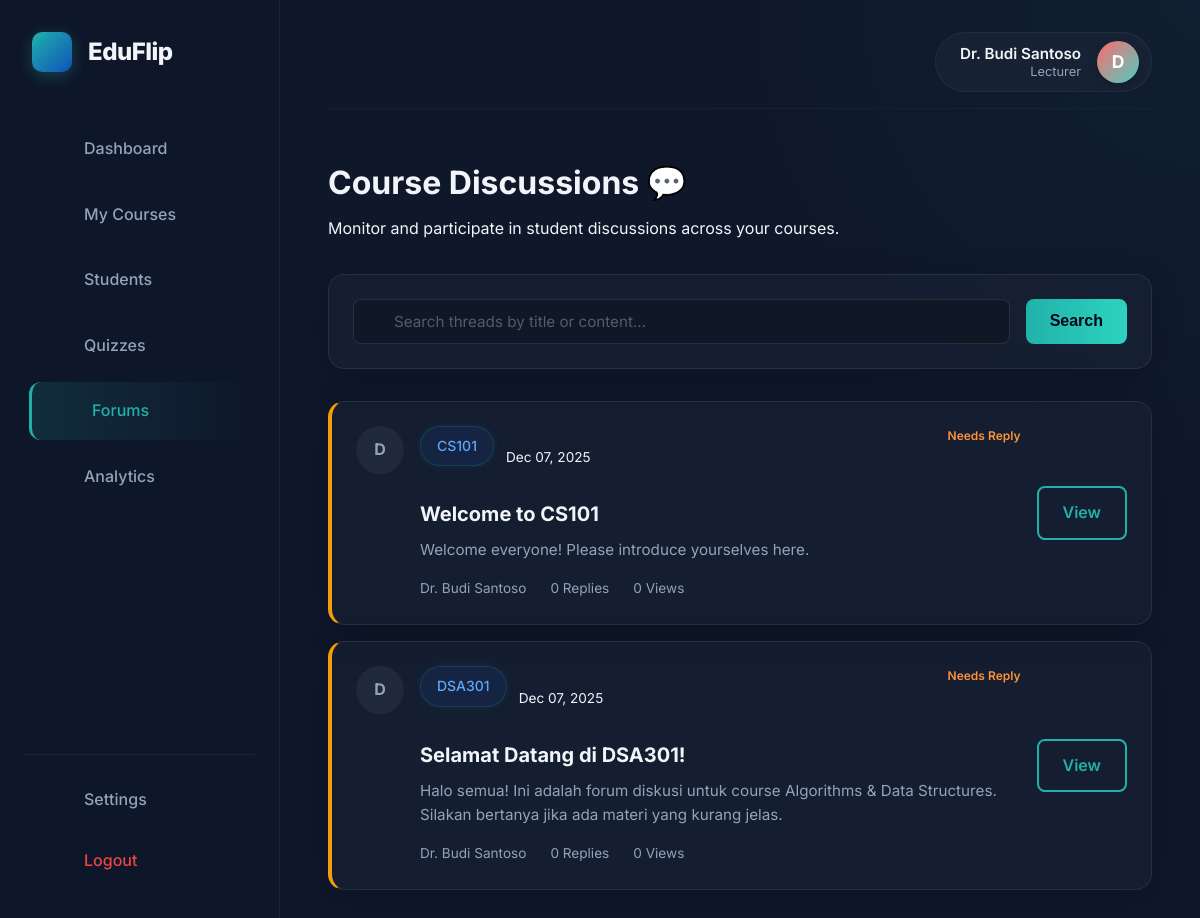
Screenshot of /web/public/dosen/forums.php (signed in) with the database file from the repository.
### tables this page shows
CREATE TABLE IF NOT EXISTS forum_threads (
    id INT AUTO_INCREMENT PRIMARY KEY,
    course_id INT NULL,
    author_id INT NOT NULL,
    title VARCHAR(255) NOT NULL,
    content TEXT NOT NULL,
    category VARCHAR(50) DEFAULT 'general',
    is_pinned TINYINT(1) DEFAULT 0,
    views INT DEFAULT 0,
    reply_count INT DEFAULT 0,
    created_at TIMESTAMP DEFAULT CURRENT_TIMESTAMP,
    FOREIGN KEY (course_id) REFERENCES courses(id) ON DELETE CASCADE,
    FOREIGN KEY (author_id) REFERENCES users(id) ON DELETE CASCADE
);

CREATE TABLE IF NOT EXISTS users (
    id INT AUTO_INCREMENT PRIMARY KEY,
    full_name VARCHAR(255) NOT NULL,
    email VARCHAR(255) NOT NULL UNIQUE,
    password_hash VARCHAR(255) NOT NULL,
    role ENUM('mahasiswa', 'dosen', 'admin') DEFAULT 'mahasiswa',
    status ENUM('active', 'pending', 'suspended') DEFAULT 'active',
    gemini_api_key VARCHAR(255) DEFAULT NULL,
    last_login DATETIME NULL,
    created_at TIMESTAMP DEFAULT CURRENT_TIMESTAMP
);

CREATE TABLE IF NOT EXISTS courses (
    id INT AUTO_INCREMENT PRIMARY KEY,
    course_code VARCHAR(50) NOT NULL,
    course_name VARCHAR(255) NOT NULL,
    description TEXT,
    thumbnail VARCHAR(255) NULL,
    category VARCHAR(100) DEFAULT 'general',
    created_by INT NOT NULL,
    created_at TIMESTAMP DEFAULT CURRENT_TIMESTAMP,
    FOREIGN KEY (created_by) REFERENCES users(id) ON DELETE CASCADE
);

### web/includes/forums.php (called while the page is built, shortened)
<?php
require_once 'config.php';
function getInstructorThreads($instructor_id, $search = '') {
    global $pdo;
    $sql = "SELECT t.*, u.full_name as author_name, c.course_code
            FROM forum_threads t
            JOIN users u ON t.author_id = u.id
            JOIN courses c ON t.course_id = c.id
            WHERE c.created_by = ?";
    $params = [$instructor_id];
    $sql .= " ORDER BY t.created_at DESC";
    $stmt = $pdo->prepare($sql);
    $stmt->execute($params);
    return $stmt->fetchAll(PDO::FETCH_ASSOC);
}
?>

### web/public/dosen/forums.php (the view, shortened to what this page needs)
<?php
require_once '../../includes/auth.php';
require_once '../../includes/forums.php';
$search = $_GET['search'] ?? '';
$threads = getInstructorThreads($_SESSION['user_id'], $search);
include 'includes/header.php';
?>
<div class="reveal-element">
    <div class="section-title-group" style="margin-bottom: 2rem;">
        <div>
            <h1 style="font-size: 2rem; margin-bottom: 0.5rem;">Course Discussions 💬</h1>
            <p class="text-muted">Monitor and participate in student discussions across your courses.</p>
        </div>
    </div>
    <div class="card reveal-element" style="padding: 1.5rem; margin-bottom: 2rem;">
        <form method="GET" style="display: flex; gap: 1rem;">
            <div style="position: relative; flex: 1;">
                <input type="text" name="search" class="form-control" style="padding-left: 2.5rem;" placeholder="Search threads by title or content..." value="<?php echo htmlspecialchars($search); ?>">
            </div>
            <button type="submit" class="btn btn-primary">Search</button>
        </form>
    </div>
    <div>
        <?php if (empty($threads)): ?>
            <div class="empty-state">
                <div style="font-size: 3rem; color: var(--text-muted); margin-bottom: 1rem;"><i class="ri-chat-off-line"></i></div>
                <h3 style="margin-bottom: 0.5rem;">No active discussions</h3>
                <p class="text-muted">Your students haven't started any discussions yet.</p>
            </div>
        <?php else: ?>
            <div style="display: flex; flex-direction: column; gap: 1rem;">
                <?php foreach ($threads as $thread): ?>
                    <div class="card" style="padding: 1.5rem; transition: var(--transition); border-left: 4px solid <?php echo $thread['reply_count'] > 0 ? 'var(--success)' : 'var(--warning)'; ?>;">
                        <div style="display: flex; gap: 1rem; align-items: flex-start;">
                            <div style="width: 48px; height: 48px; border-radius: 50%; background: rgba(255,255,255,0.05); display: flex; align-items: center; justify-content: center; font-weight: bold; color: var(--text-muted);">
                                <?php echo strtoupper(substr($thread['author_name'], 0, 1)); ?>
                            </div>
                            <div style="flex: 1;">
                                <div style="display: flex; justify-content: space-between; align-items: flex-start; margin-bottom: 0.5rem;">
                                    <div style="display: flex; align-items: center; gap: 0.75rem;">
                                        <span class="badge" style="background: rgba(37, 99, 235, 0.1); color: #60a5fa;"><?php echo htmlspecialchars($thread['course_code']); ?></span>
                                        <span class="text-muted" style="font-size: 0.85rem;"><?php echo date('M d, Y', strtotime($thread['created_at'])); ?></span>
                                    </div>
                                    <?php if ($thread['reply_count'] == 0): ?>
                                        <span style="font-size: 0.75rem; color: #fb923c; font-weight: 600;">Needs Reply</span>
                                    <?php endif; ?>
                                </div>
                                <h3 style="font-size: 1.25rem; font-weight: 700; margin-bottom: 0.5rem;">
                                    <a href="forum_detail.php?id=<?php echo $thread['id']; ?>" style="color: var(--text-main); text-decoration: none;">
                                        <?php echo htmlspecialchars($thread['title']); ?>
                                    </a>
                                </h3>
                                <p class="text-muted" style="font-size: 0.95rem; margin-bottom: 1rem; display: -webkit-box; -webkit-line-clamp: 2; -webkit-box-orient: vertical; overflow: hidden;">
                                    <?php echo strip_tags($thread['content']); ?>
                                </p>
                                <div style="display: flex; gap: 1.5rem; color: var(--text-muted); font-size: 0.85rem;">
                                    <span><i class="ri-user-line"></i> <?php echo htmlspecialchars($thread['author_name']); ?></span>
                                    <span><i class="ri-message-3-line"></i> <?php echo $thread['reply_count']; ?> Replies</span>
                                    <span><i class="ri-eye-line"></i> <?php echo $thread['views']; ?> Views</span>
                                </div>
                            </div>
                            <a href="forum_detail.php?id=<?php echo $thread['id']; ?>" class="btn btn-outline" style="align-self: center;">View</a>
                        </div>
                    </div>
                <?php endforeach; ?>
            </div>
        <?php endif; ?>
    </div>
</div>
<?php include 'includes/footer.php'; ?>

### web/public/assets/css/student.css (style rules this page uses)
:root { --sidebar-width: 280px; --header-height: 80px; }
body { background-color: var(--bg-dark); margin: 0; padding: 0; overflow-x: hidden; }
.section-title-group { display: flex; justify-content: space-between; align-items: flex-end; margin-bottom: 1.5rem; }
.form-control, .form-select, textarea.form-control { width: 100%; background: rgba(0, 0, 0, 0.2) !important; border: 1px solid rgba(255, 255, 255, 0.1) !important; padding: 0.75rem; border-radius: 8px; color: white !important; outline: none; }

### web/public/assets/css/main.css (style rules this page uses)
:root { --primary: #0f52ba; --secondary: #20b2aa; --accent: #ffd700; --bg-dark: #0f172a; --bg-darker: #020617; --bg-card: #1e293b; --bg-light: #f8fafc; --bg-white: #ffffff; --text-main: #f1f5f9; --text-muted: #94a3b8; --text-dark: #0f172a; --success: #10b981; --warning: #f59e0b; --danger: #ef4444; --font-main: "Inter", system-ui, -apple-system, sans-serif; --container-width: 1200px; --header-height: 80px; --radius-sm: 0.375rem; --radius-md: 0.5rem; --radius-lg: 1rem; --transition: all 0.3s ease; }
*, *::before, *::after { margin: 0; padding: 0; box-sizing: border-box; }
body { font-family: var(--font-main); background-color: var(--bg-dark); color: var(--text-main); line-height: 1.6; line-height: 1.6; overflow-x: hidden; width: 100%; }
a { text-decoration: none; color: inherit; transition: var(--transition); }
.btn { display: inline-flex; align-items: center; justify-content: center; padding: 0.75rem 1.5rem; border-radius: var(--radius-md); font-weight: 600; cursor: pointer; transition: var(--transition); border: none; font-size: 1rem; }
.btn-primary { background-color: var(--secondary); color: var(--bg-darker); }
.btn-outline { border: 2px solid var(--secondary); color: var(--secondary); background: transparent; }
.form-control { width: 100%; padding: 0.75rem 1rem; background: rgba(15, 23, 42, 0.6); border: 1px solid rgba(255, 255, 255, 0.1); border-radius: var(--radius-md); color: var(--text-main); font-family: var(--font-main); font-size: 0.95rem; transition: var(--transition); }
.form-control::placeholder { color: rgba(148, 163, 184, 0.5); }
.badge { display: inline-block; padding: 0.5rem 1rem; background: rgba(32, 178, 170, 0.1); color: var(--secondary); border-radius: 2rem; font-size: 0.875rem; font-weight: 500; margin-bottom: 1.5rem; border: 1px solid rgba(32, 178, 170, 0.2); }
.card { background: var(--bg-card); border: 1px solid rgba(255, 255, 255, 0.05); border-radius: var(--radius-lg); padding: 2rem; transition: var(--transition); }
.card h3 { margin-bottom: 1rem; font-size: 1.25rem; }
.card p { color: var(--text-muted); font-size: 0.95rem; }
.reveal-element { opacity: 0; transform: translateY(30px); transition: opacity 0.8s ease-out, transform 0.8s ease-out; }
.reveal-element.animate-in { opacity: 1; transform: translateY(0); }
.card, .auth-card { background: rgba(30, 41, 59, 0.4); backdrop-filter: blur(12px); border: 1px solid rgba(255, 255, 255, 0.08); box-shadow: 0 8px 32px rgba(0, 0, 0, 0.2); }
.btn-primary { position: relative; overflow: hidden; background-size: 200% auto; background-image: linear-gradient( to right, var(--secondary) 0%, #2dd4bf 51%, var(--secondary) 100% ); transition: 0.5s; }
.badge { box-shadow: 0 0 10px rgba(32, 178, 170, 0.1); }

### rows the page displays
forum_threads: author.full_name "D", course.course_code "CS101", created_at "Dec 07, 2025", shows "Needs Reply", title "Welcome to CS101", content "Welcome everyone! Please introduce yourselves here.", author.full_name "Dr. Budi Santoso", reply_count "0", views "0"
forum_threads: author.full_name "D", course.course_code "DSA301", created_at "Dec 07, 2025", shows "Needs Reply", title "Selamat Datang di DSA301!", content "Halo semua! Ini adalah forum diskusi untuk course Algorithms & Data Structures. Silakan bertanya jika ada materi yang kurang jelas.", author.full_name "Dr. Budi Santoso", reply_count "0", views "0"

### other values shown
$_SESSION['full_name'] "Dr. Budi Santoso"
substr($_SESSION['full_name'] ?? 'L', 0, 1) "D"
